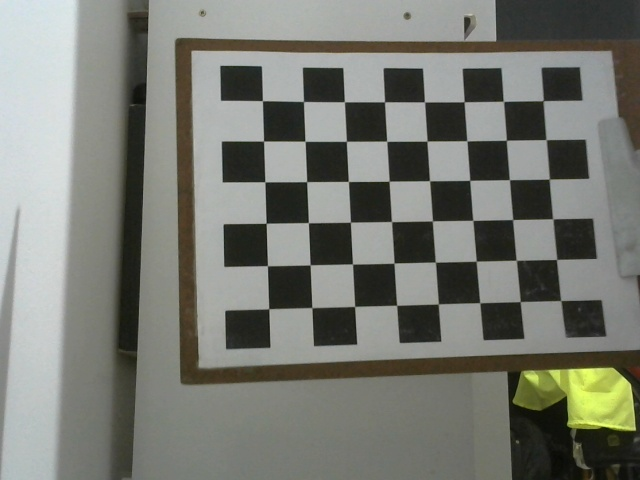
#> input picture data/stereoL/imageL0.jpg, 640 x 480 px; its folder holds 4 pictures in this run
$ python stereoCalibration.py   (older library calls are emulated)
#> lines starting #> are read from the running program, lines starting #| are printed output that depends on the picture; after the words box and inside, x2 and y2 are one past the last pixel; in counts of white or black regions, pixels touching at a corner belong together; pictures that were not available may be replaced by others from this repository, and a replacement may not be noted
#importacao da biblioteca numpy (computacao cientifica, manipulacao de arrays e algebra linear)
import numpy as np
# importacao da biblioteca OpenCV (Open Source Computer Vision Library)
import cv2 as cv2
from matplotlib import pyplot as plt
import os, os.path
import glob

# Set the path to the images captured by the left and right cameras
pathL = "./data/stereoL/"
pathR = "./data/stereoR/"

#-------------------------
# INDIVIDUAL CALIBRATION

# Termination criteria for refining the detected corners
criteria = (cv2.TERM_CRITERIA_EPS + cv2.TERM_CRITERIA_MAX_ITER, 30, 0.001)


objp = np.zeros((8*6,3), np.float32)
objp[:,:2] = np.mgrid[0:8,0:6].T.reshape(-1,2)

img_ptsL = []
img_ptsR = []
obj_pts = []
images = glob.glob('./data/stereoL/*.jpg')


for i in range(14):
	imgL = cv2.imread(pathL+"imageL%d.jpg"%i)
#> imgL is the input picture: shape (480, 640, 3); mean B, G, R 114.5, 122, 120
	imgR = cv2.imread(pathR+"imageR%d.jpg"%i)
	imgL_gray = cv2.imread(pathL+"imageL%d.jpg"%i,0)
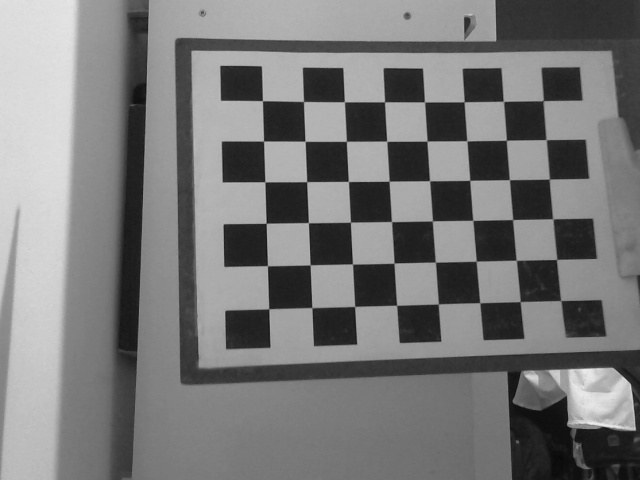
#> imgL_gray: shape (480, 640); min 8, max 238, mean 120.5
	imgR_gray = cv2.imread(pathR+"imageR%d.jpg"%i,0)

	outputL = imgL.copy()
	outputR = imgR.copy()

	retR, cornersR =  cv2.findChessboardCorners(outputR,(8,6),None)
#> retR = True; cornersR = 48 rows, first 8: [262.4, 100.7], [303.5, 101.5], [344.4, 101.7], [384.5, 101.8], [424.4, 101.8], [464.2, 101.7], [503.5, 101.4], [543.2, 100.6]
	retL, cornersL = cv2.findChessboardCorners(outputL,(8,6),None)
#> retL = True; cornersL has the same summary as cornersR

	if retR and retL:
		obj_pts.append(objp)
		cv2.cornerSubPix(imgR_gray,cornersR,(13,17),(-1,-1),criteria)
		cv2.cornerSubPix(imgL_gray,cornersL,(13,17),(-1,-1),criteria)
		cv2.drawChessboardCorners(outputR,(8,6),cornersR,retR)
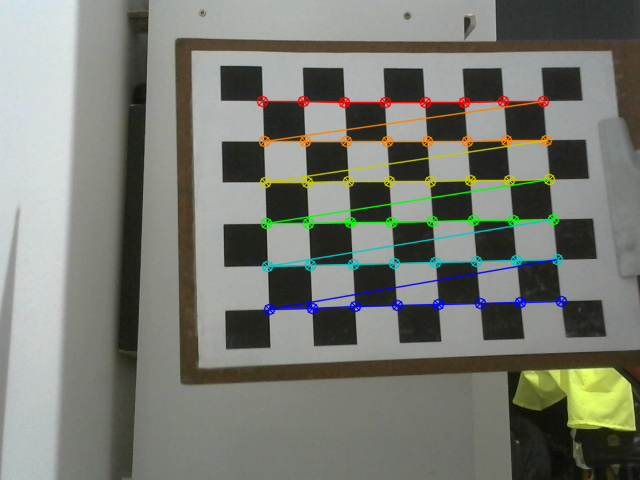
#> outputR: shape (480, 640, 3); 4.29% of pixels changed, all inside (x1, y1, x2, y2) = (256, 95, 568, 316)
		cv2.drawChessboardCorners(outputL,(8,6),cornersL,retL)
		cv2.imshow('cornersR',outputR)
		cv2.imshow('cornersL',outputL)
		cv2.waitKey(0)

		img_ptsL.append(cornersL)
		img_ptsR.append(cornersR)
#> pass 2 of the loop `for i in range(14):`:
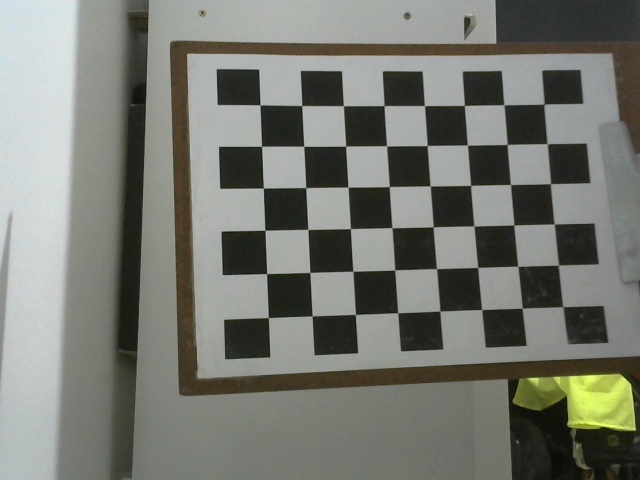
#> input picture data/stereoL/imageL1.jpg, 640 x 480 px
#> imgL is the input picture: shape (480, 640, 3); mean B, G, R 114.2, 121.4, 119.5
#> `imgL_gray = cv2.imread(pathL+"imageL%d.jpg"%i,0)`:
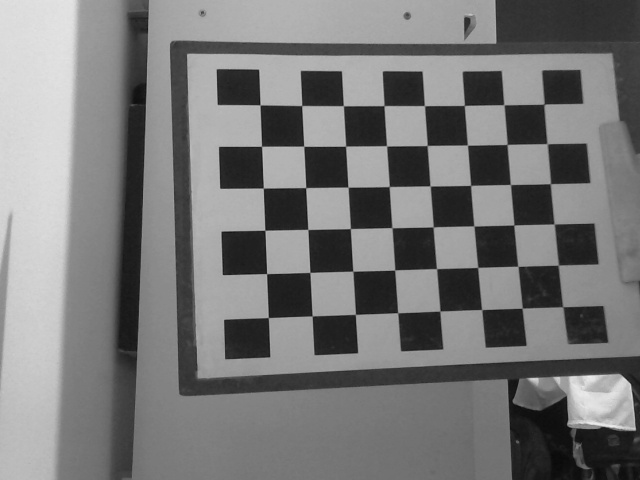
#> imgL_gray: shape (480, 640); min 9, max 237, mean 120
#> cornersR = 48 rows, first 8: [260.1, 104.9], [301.7, 105.6], [343.4, 105.7], [384, 105.6], [424.5, 105.7], [464.3, 105.5], [503.8, 104.7], [544, 104.2]
#> cornersL has the same summary as cornersR
#> `cv2.drawChessboardCorners(outputR,(8,6),cornersR,retR)`:
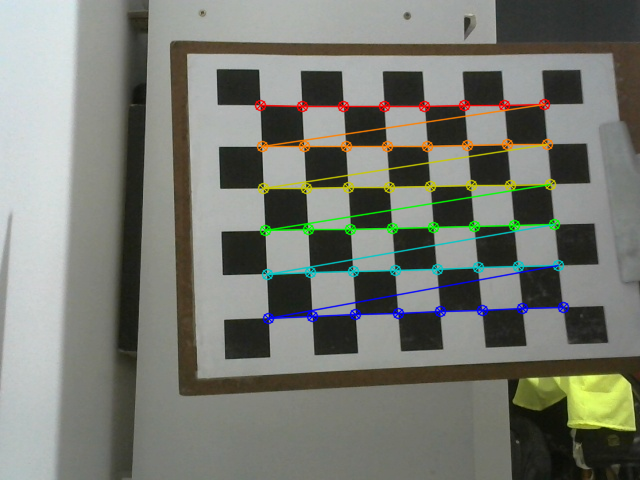
#> outputR: shape (480, 640, 3); 4.31% of pixels changed, all inside (x1, y1, x2, y2) = (254, 98, 570, 325)
#> (the run stopped early here; a loop or call above may not have finished)
